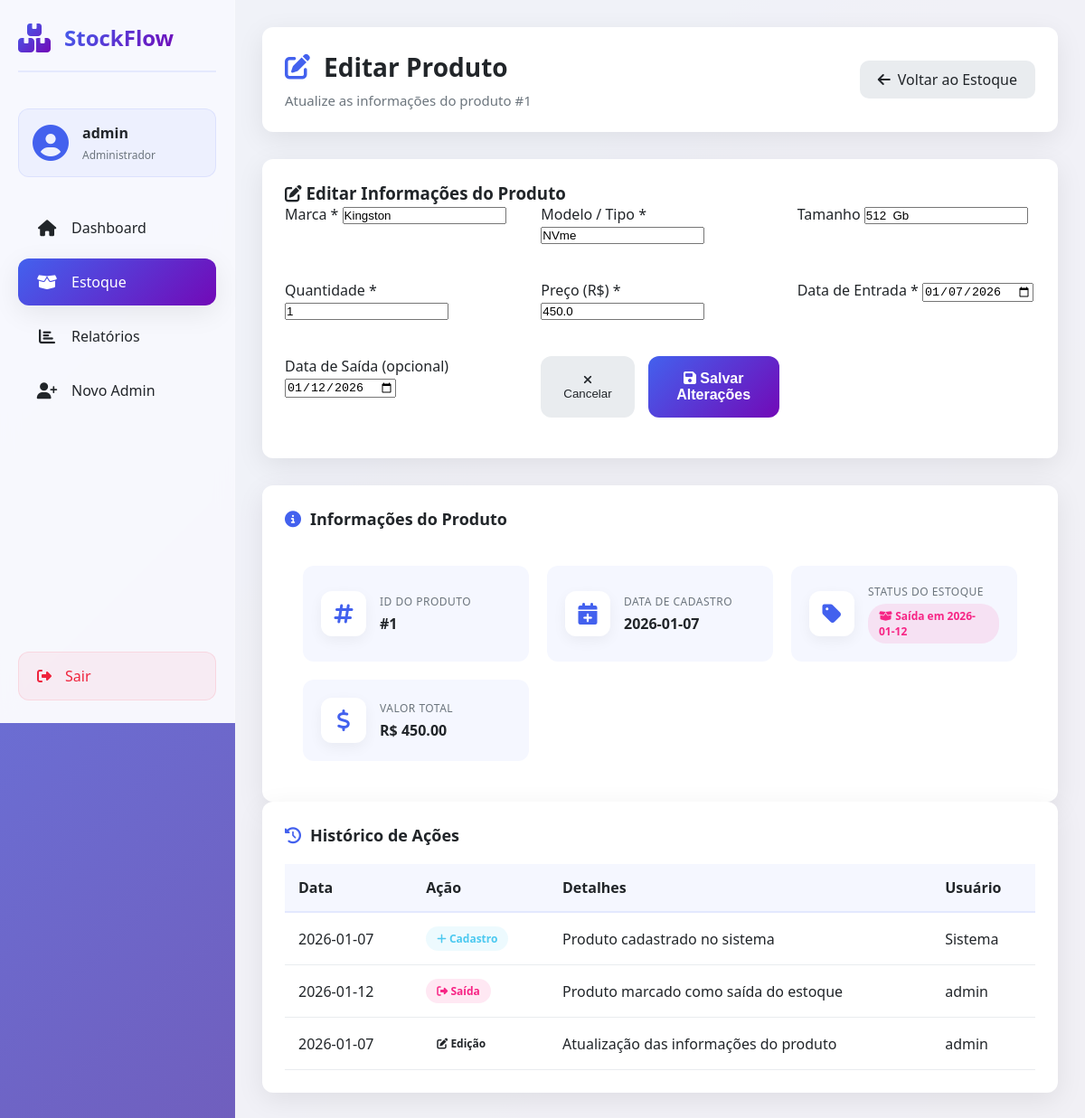
The page /editar_produto/1 (signed in) on the database its author committed.
### tables this page shows
CREATE TABLE produtos (
    id INTEGER PRIMARY KEY AUTOINCREMENT,
    marca TEXT NOT NULL,
    modelo TEXT NOT NULL,
    tamanho TEXT,
    quantidade INTEGER NOT NULL,
    preco REAL NOT NULL,
    data_cadastro TEXT NOT NULL,
    data_saida TEXT
, data_entrada TEXT);

### app.py (the view, shortened to what this page needs)
@app.route("/editar_produto/<int:id>", methods=["GET", "POST"])
def editar_produto(id):
    if "user_id" not in session:
        return redirect(url_for("login"))
    db = get_db()
    produto = db.execute("SELECT * FROM produtos WHERE id = ?", (id,)).fetchone()
    db.close()
    if not produto:
        flash("Produto não encontrado", "error")
        return redirect(url_for("estoque"))
    return render_template("editar_produto.html", produto=produto)

### app.py (called while the page is built)
def get_db():
    conn = sqlite3.connect(DB_NAME)
    conn.row_factory = sqlite3.Row
    return conn

@app.context_processor
def inject_date():
    return {'date': date, 'datetime': datetime, 'hoje': date.today()}

### templates/editar_produto.html (shortened to what this page needs)
<!DOCTYPE html>
<html lang="pt-br">
<head>
    <link rel="stylesheet" href="{{ url_for('static', filename='styles.css') }}">
    <link rel="stylesheet" href="https://cdnjs.cloudflare.com/ajax/libs/font-awesome/6.4.0/css/all.min.css">
</head>
<body>
    <div class="container">
        <nav class="sidebar">
            <div class="logo">
                <i class="fas fa-boxes"></i>
                <h2>StockFlow</h2>
            </div>
            <div class="user-info">
                <i class="fas fa-user-circle"></i>
                <div>
                    <h3>{{ session.get('username', 'Usuário') }}</h3>
                    <p>Administrador</p>
                </div>
            </div>
            <ul class="nav-menu">
                <li>
                    <a href="{{ url_for('dashboard') }}">
                        <i class="fas fa-home"></i>
                        <span>Dashboard</span>
                    </a>
                </li>
                <li class="active">
                    <a href="{{ url_for('estoque') }}">
                        <i class="fas fa-box-open"></i>
                        <span>Estoque</span>
                    </a>
                </li>
                <li>
                    <a href="{{ url_for('relatorios') }}">
                        <i class="fas fa-chart-bar"></i>
                        <span>Relatórios</span>
                    </a>
                </li>
                <li>
                    <a href="{{ url_for('register') }}">
                        <i class="fas fa-user-plus"></i>
                        <span>Novo Admin</span>
                    </a>
                </li>
            </ul>
            <div class="logout-btn">
                <a href="{{ url_for('logout') }}">
                    <i class="fas fa-sign-out-alt"></i>
                    <span>Sair</span>
                </a>
            </div>
        </nav>
        <main class="main-content">
            <header class="header">
                <div class="header-title">
                    <h1><i class="fas fa-edit"></i> Editar Produto</h1>
                    <p>Atualize as informações do produto #{{ produto.id }}</p>
                </div>
                <div class="header-actions">
                    <a href="{{ url_for('estoque') }}" class="btn-secondary">
                        <i class="fas fa-arrow-left"></i> Voltar ao Estoque
                    </a>
                </div>
            </header>
            <div class="product-form animate">
                <h3><i class="fas fa-edit"></i> Editar Informações do Produto</h3>
                <form method="POST" class="form-grid">
                    <div class="form-group">
                        <label for="marca">Marca *</label>
                        <input type="text" id="marca" name="marca"
                               value="{{ produto.marca }}" required
                               placeholder="Ex: Nike, Adidas">
                    </div>
                    <div class="form-group">
                        <label for="modelo">Modelo / Tipo *</label>
                        <input type="text" id="modelo" name="modelo"
                               value="{{ produto.modelo }}" required
                               placeholder="Ex: Tênis, Camiseta">
                    </div>
                    <div class="form-group">
                        <label for="tamanho">Tamanho</label>
                        <input type="text" id="tamanho" name="tamanho"
                               value="{{ produto.tamanho or '' }}"
                               placeholder="Ex: P, M, G, 42">
                    </div>
                    <div class="form-group">
                        <label for="quantidade">Quantidade *</label>
                        <input type="number" id="quantidade" name="quantidade"
                               value="{{ produto.quantidade }}" required min="0"
                               placeholder="Quantidade em estoque">
                    </div>
                    <div class="form-group">
                        <label for="preco">Preço (R$) *</label>
                        <input type="number" step="0.01" id="preco" name="preco"
                               value="{{ produto.preco }}" required min="0"
                               placeholder="Preço unitário">
                    </div>
                    <div class="form-group">
                        <label for="data_entrada">Data de Entrada *</label>
                        <input type="date" id="data_entrada" name="data_entrada"
                               value="{{ produto.data_entrada }}" required>
                    </div>
                    <div class="form-group">
                        <label for="data_saida">Data de Saída (opcional)</label>
                        <input type="date" id="data_saida" name="data_saida"
                               value="{{ produto.data_saida or '' }}"
                               placeholder="Deixe em branco se ainda está em estoque">
                    </div>
                    <div class="form-actions">
                        <button type="button" onclick="window.history.back()" class="btn-secondary">
                            <i class="fas fa-times"></i> Cancelar
                        </button>
                        <button type="submit" class="btn-primary">
                            <i class="fas fa-save"></i> Salvar Alterações
                        </button>
                    </div>
                </form>
            </div>
            <div class="table-container animate">
                <div class="table-header">
                    <h3><i class="fas fa-info-circle"></i> Informações do Produto</h3>
                </div>
                <div class="info-grid">
                    <div class="info-card">
                        <div class="info-icon">
                            <i class="fas fa-hashtag"></i>
                        </div>
                        <div class="info-content">
                            <span class="info-label">ID do Produto</span>
                            <span class="info-value">#{{ produto.id }}</span>
                        </div>
                    </div>
                    <div class="info-card">
                        <div class="info-icon">
                            <i class="fas fa-calendar-plus"></i>
                        </div>
                        <div class="info-content">
                            <span class="info-label">Data de Cadastro</span>
                            <span class="info-value">{{ produto.data_cadastro }}</span>
                        </div>
                    </div>
                    <div class="info-card">
                        <div class="info-icon">
                            <i class="fas fa-tag"></i>
                        </div>
                        <div class="info-content">
                            <span class="info-label">Status do Estoque</span>
                            <span class="info-value">
                                {% if produto.data_saida %}
                                    <span class="badge badge-warning">
                                        <i class="fas fa-box-open"></i> Saída em {{ produto.data_saida }}
                                    </span>
                                {% else %}
                                    <span class="badge badge-success">
                                        <i class="fas fa-box"></i> Em Estoque
                                    </span>
                                {% endif %}
                            </span>
                        </div>
                    </div>
                    <div class="info-card">
                        <div class="info-icon">
                            <i class="fas fa-dollar-sign"></i>
                        </div>
                        <div class="info-content">
                            <span class="info-label">Valor Total</span>
                            <span class="info-value">
                                R$ {{ "%.2f"|format(produto.quantidade * produto.preco) }}
                            </span>
                        </div>
                    </div>
                </div>
            </div>
            <div class="table-container animate">
                <div class="table-header">
                    <h3><i class="fas fa-history"></i> Histórico de Ações</h3>
                </div>
                <div class="table-responsive">
                    <table>
                        <thead>
                            <tr>
                                <th>Data</th>
                                <th>Ação</th>
                                <th>Detalhes</th>
                                <th>Usuário</th>
                            </tr>
                        </thead>
                        <tbody>
                            <tr>
                                <td>{{ produto.data_cadastro }}</td>
                                <td>
                                    <span class="badge badge-success">
                                        <i class="fas fa-plus"></i> Cadastro
                                    </span>
                                </td>
                                <td>Produto cadastrado no sistema</td>
                                <td>Sistema</td>
                            </tr>
                            {% if produto.data_saida %}
                            <tr>
                                <td>{{ produto.data_saida }}</td>
                                <td>
                                    <span class="badge badge-warning">
                                        <i class="fas fa-sign-out-alt"></i> Saída
                                    </span>
                                </td>
                                <td>Produto marcado como saída do estoque</td>
                                <td>{{ session.get('username', 'Administrador') }}</td>
                            </tr>
                            {% endif %}
                            <tr>
                                <td id="current-date"></td>
                                <td>
                                    <span class="badge badge-info">
                                        <i class="fas fa-edit"></i> Edição
                                    </span>
                                </td>
                                <td>Atualização das informações do produto</td>
                                <td>{{ session.get('username', 'Administrador') }}</td>
                            </tr>
                        </tbody>
                    </table>
                </div>
            </div>
        </main>
    </div>
</body>
</html>

### rows shown on the page
produtos: id "1", marca "Kingston", modelo "NVme", tamanho "512 Gb", quantidade "1", preco "450.0", data_entrada "01/07/2026", data_saida "01/12/2026", data_cadastro "2026-01-07", data_saida "2026-01-12", produto.quantidade*produto.preco "450.00"

### other values the page prints
{{ session.get('username', 'Usuário') }} "admin"
{{ session.get('username', 'Administrador') }} "admin"
